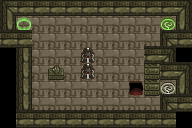

Tiled map render using the project's own tile images. Description and the whole map definition, tile-layer contents included, below:
An orthogonal 12x8 tile map with 16x16 px tiles, 5 tile layers (Environment, Bottom Decoration, Triggers, Objects, ...), 2 tilesets.

<map version="1.0" orientation="orthogonal" renderorder="right-down" width="12" height="8" tilewidth="16" tileheight="16" nextobjectid="4">
 <tileset firstgid="1" name="tilemap" tilewidth="16" tileheight="16" tilecount="64" columns="8">
  <image source="../tileset.png" trans="ffffff" width="128" height="128" />
  <tile id="0">
   <properties>
    <property name="type" value="solid" />
   </properties>
  </tile>
  <tile id="1">
   <properties>
    <property name="type" value="solid" />
   </properties>
  </tile>
  <tile id="2">
   <properties>
    <property name="type" value="solid" />
   </properties>
  </tile>
  <tile id="3">
   <properties>
    <property name="type" value="solid" />
   </properties>
  </tile>
  <tile id="4">
   <properties>
    <property name="type" value="solid" />
   </properties>
  </tile>
  <tile id="6">
   <properties>
    <property name="form" type="int" value="2" />
    <property name="type" value="shifter" />
   </properties>
  </tile>
  <tile id="7">
   <properties>
    <property name="form" type="int" value="1" />
    <property name="type" value="shifter" />
   </properties>
  </tile>
  <tile id="10">
   <properties>
    <property name="type" value="pit" />
   </properties>
  </tile>
  <tile id="11">
   <properties>
    <property name="type" value="altar" />
   </properties>
  </tile>
  <tile id="12">
   <properties>
    <property name="type" value="solid" />
   </properties>
  </tile>
  <tile id="13">
   <properties>
    <property name="form" type="int" value="0" />
    <property name="type" value="goal" />
   </properties>
  </tile>
  <tile id="16">
   <properties>
    <property name="form" type="int" value="0" />
    <property name="type" value="goal" />
   </properties>
  </tile>
  <tile id="17">
   <properties>
    <property name="form" type="int" value="2" />
    <property name="type" value="goal" />
   </properties>
  </tile>
  <tile id="18">
   <properties>
    <property name="form" type="int" value="3" />
    <property name="type" value="goal" />
   </properties>
  </tile>
  <tile id="19">
   <properties>
    <property name="form" type="int" value="1" />
    <property name="type" value="goal" />
   </properties>
  </tile>
  <tile id="24">
   <properties>
    <property name="form" type="int" value="0" />
    <property name="type" value="shifter" />
   </properties>
  </tile>
  <tile id="25">
   <properties>
    <property name="form" type="int" value="2" />
    <property name="type" value="shifter" />
   </properties>
  </tile>
  <tile id="26">
   <properties>
    <property name="form" type="int" value="3" />
    <property name="type" value="shifter" />
   </properties>
  </tile>
  <tile id="27">
   <properties>
    <property name="form" type="int" value="1" />
    <property name="type" value="shifter" />
   </properties>
  </tile>
  <tile id="32">
   <properties>
    <property name="type" value="teleport" />
   </properties>
  </tile>
  <tile id="33">
   <properties>
    <property name="type" value="teleport" />
   </properties>
  </tile>
  <tile id="41">
   <properties>
    <property name="form" type="int" value="0" />
    <property name="type" value="goal" />
   </properties>
  </tile>
 </tileset>
 <tileset firstgid="65" name="sprites" tilewidth="16" tileheight="16" tilecount="64" columns="8">
  <image source="../src/sprites.png" width="128" height="128" />
  <tile id="8">
   <properties>
    <property name="type" value="blot" />
   </properties>
  </tile>
  <tile id="13">
   <properties>
    <property name="type" value="boulder" />
   </properties>
  </tile>
 </tileset>
 <layer name="Environment" width="12" height="8">
  <data encoding="csv">
1,2,2,2,2,2,2,2,2,2,2,3,
4,9,9,9,9,9,9,9,9,9,9,5,
2,2,9,9,9,9,9,9,9,9,1,2,
0,4,9,9,9,9,9,9,9,2,3,0,
0,4,9,13,9,9,9,9,9,9,2,3,
0,4,9,9,9,9,9,9,9,9,9,5,
0,4,9,9,9,9,9,9,9,9,1,2,
0,2,2,2,2,2,2,2,2,2,2,0
</data>
 </layer>
 <layer name="Bottom Decoration" width="12" height="8">
  <data encoding="csv">
0,0,0,0,0,0,0,0,0,0,0,0,
0,0,0,0,0,0,0,0,0,0,0,0,
0,0,0,0,0,0,0,0,0,0,0,0,
0,0,0,0,0,0,0,0,0,0,0,0,
0,0,0,0,0,0,0,0,0,0,0,0,
0,0,0,0,0,0,0,0,0,0,0,0,
0,0,0,0,0,0,0,0,0,0,0,0,
0,0,0,0,0,0,0,0,0,0,0,0
</data>
 </layer>
 <layer name="Triggers" width="12" height="8">
  <data encoding="csv">
0,0,0,0,0,0,0,0,0,0,0,0,
0,28,0,0,0,0,0,0,0,0,20,0,
0,0,0,0,0,0,0,0,0,0,0,0,
0,0,0,0,0,0,0,0,0,0,0,0,
0,0,0,12,0,0,0,0,0,0,0,0,
0,0,0,0,0,0,0,0,11,0,17,0,
0,0,0,0,0,0,0,0,0,0,0,0,
0,0,0,0,0,0,0,0,0,0,0,0
</data>
 </layer>
 <layer name="Objects" width="12" height="8">
  <data encoding="csv">
0,0,0,0,0,0,0,0,0,0,0,0,
0,0,0,0,0,0,0,0,0,0,0,0,
0,0,0,0,0,0,0,0,0,0,0,0,
0,0,0,0,0,73,0,0,0,0,0,0,
0,0,0,0,0,73,0,0,0,78,0,0,
0,0,0,0,0,0,0,0,0,78,0,0,
0,0,0,0,0,0,0,0,0,0,0,0,
0,0,0,0,0,0,0,0,0,0,0,0
</data>
 </layer>
 <layer name="Top Decoration" width="12" height="8">
  <data encoding="csv">
0,0,0,0,0,0,0,0,0,0,0,0,
10,10,0,0,0,0,0,0,0,0,10,10,
0,0,0,0,0,0,0,0,0,10,10,0,
0,0,0,0,0,0,0,0,0,0,10,10,
0,0,0,0,0,0,0,0,0,0,0,0,
0,0,0,0,0,0,0,0,0,0,10,10,
0,10,10,10,10,10,10,10,10,10,10,0,
0,0,0,0,0,0,0,0,0,0,0,0
</data>
 </layer>
</map>
